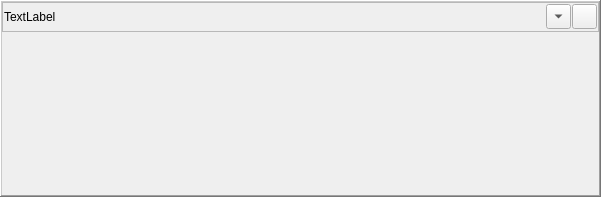
<?xml version="1.0" encoding="UTF-8"?>
<ui version="4.0">
 <class>TDockTitleClass</class>
 <widget class="QWidget" name="TDockTitleClass">
  <property name="geometry">
   <rect>
    <x>0</x>
    <y>0</y>
    <width>601</width>
    <height>197</height>
   </rect>
  </property>
  <property name="windowTitle">
   <string>TDockTitle</string>
  </property>
  <layout class="QGridLayout" name="gridLayout">
   <property name="leftMargin">
    <number>0</number>
   </property>
   <property name="topMargin">
    <number>0</number>
   </property>
   <property name="rightMargin">
    <number>0</number>
   </property>
   <property name="bottomMargin">
    <number>0</number>
   </property>
   <property name="spacing">
    <number>0</number>
   </property>
   <item row="0" column="0">
    <widget class="QFrame" name="borderFrame">
     <property name="frameShape">
      <enum>QFrame::WinPanel</enum>
     </property>
     <property name="frameShadow">
      <enum>QFrame::Raised</enum>
     </property>
     <layout class="QGridLayout" name="gridLayout_3">
      <property name="leftMargin">
       <number>0</number>
      </property>
      <property name="topMargin">
       <number>0</number>
      </property>
      <property name="rightMargin">
       <number>0</number>
      </property>
      <property name="bottomMargin">
       <number>0</number>
      </property>
      <property name="spacing">
       <number>0</number>
      </property>
      <item row="0" column="0">
       <widget class="QFrame" name="frame">
        <property name="minimumSize">
         <size>
          <width>0</width>
          <height>30</height>
         </size>
        </property>
        <property name="maximumSize">
         <size>
          <width>16777215</width>
          <height>30</height>
         </size>
        </property>
        <property name="frameShape">
         <enum>QFrame::StyledPanel</enum>
        </property>
        <property name="frameShadow">
         <enum>QFrame::Raised</enum>
        </property>
        <layout class="QGridLayout" name="gridLayout_2">
         <property name="leftMargin">
          <number>1</number>
         </property>
         <property name="topMargin">
          <number>1</number>
         </property>
         <property name="rightMargin">
          <number>1</number>
         </property>
         <property name="bottomMargin">
          <number>1</number>
         </property>
         <property name="spacing">
          <number>1</number>
         </property>
         <item row="0" column="2">
          <spacer name="horizontalSpacer">
           <property name="orientation">
            <enum>Qt::Horizontal</enum>
           </property>
           <property name="sizeHint" stdset="0">
            <size>
             <width>461</width>
             <height>20</height>
            </size>
           </property>
          </spacer>
         </item>
         <item row="0" column="1">
          <widget class="QLabel" name="lblTitle">
           <property name="text">
            <string>TextLabel</string>
           </property>
          </widget>
         </item>
         <item row="0" column="4">
          <widget class="QPushButton" name="btnClose">
           <property name="minimumSize">
            <size>
             <width>25</width>
             <height>25</height>
            </size>
           </property>
           <property name="maximumSize">
            <size>
             <width>25</width>
             <height>25</height>
            </size>
           </property>
           <property name="text">
            <string/>
           </property>
           <property name="icon">
            <iconset resource="dock.qrc">
             <normaloff>:/Dock/resource/close.png</normaloff>:/Dock/resource/close.png</iconset>
           </property>
          </widget>
         </item>
         <item row="0" column="3">
          <widget class="QToolButton" name="btnExpand">
           <property name="minimumSize">
            <size>
             <width>25</width>
             <height>25</height>
            </size>
           </property>
           <property name="maximumSize">
            <size>
             <width>25</width>
             <height>25</height>
            </size>
           </property>
           <property name="text">
            <string/>
           </property>
           <property name="arrowType">
            <enum>Qt::DownArrow</enum>
           </property>
          </widget>
         </item>
        </layout>
       </widget>
      </item>
      <item row="1" column="0">
       <widget class="QWidget" name="widget" native="true">
        <property name="sizePolicy">
         <sizepolicy hsizetype="Preferred" vsizetype="Minimum">
          <horstretch>0</horstretch>
          <verstretch>0</verstretch>
         </sizepolicy>
        </property>
        <layout class="QGridLayout" name="gridLayout_widget">
         <property name="leftMargin">
          <number>0</number>
         </property>
         <property name="topMargin">
          <number>0</number>
         </property>
         <property name="rightMargin">
          <number>0</number>
         </property>
         <property name="bottomMargin">
          <number>0</number>
         </property>
         <property name="spacing">
          <number>0</number>
         </property>
        </layout>
       </widget>
      </item>
     </layout>
    </widget>
   </item>
  </layout>
 </widget>
 <layoutdefault spacing="6" margin="11"/>
 <resources>
  <include location="dock.qrc"/>
 </resources>
 <connections/>
</ui>
